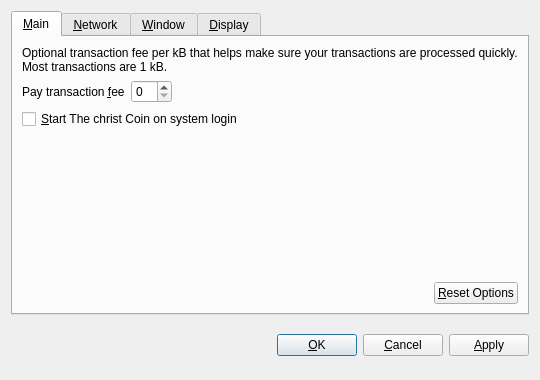
<?xml version="1.0" encoding="UTF-8"?>
<ui version="4.0">
 <class>OptionsDialog</class>
 <widget class="QDialog" name="OptionsDialog">
  <property name="geometry">
   <rect>
    <x>0</x>
    <y>0</y>
    <width>540</width>
    <height>380</height>
   </rect>
  </property>
  <property name="windowTitle">
   <string>Options</string>
  </property>
  <property name="modal">
   <bool>true</bool>
  </property>
  <layout class="QVBoxLayout" name="verticalLayout">
   <item>
    <widget class="QTabWidget" name="tabWidget">
     <property name="tabPosition">
      <enum>QTabWidget::North</enum>
     </property>
     <property name="currentIndex">
      <number>0</number>
     </property>
     <widget class="QWidget" name="tabMain">
      <attribute name="title">
       <string>&amp;Main</string>
      </attribute>
      <layout class="QVBoxLayout" name="verticalLayout_Main">
       <item>
        <widget class="QLabel" name="transactionFeeInfoLabel">
         <property name="text">
          <string>Optional transaction fee per kB that helps make sure your transactions are processed quickly. Most transactions are 1 kB.</string>
         </property>
         <property name="textFormat">
          <enum>Qt::PlainText</enum>
         </property>
         <property name="wordWrap">
          <bool>true</bool>
         </property>
        </widget>
       </item>
       <item>
        <layout class="QHBoxLayout" name="horizontalLayout_1_Main">
         <item>
          <widget class="QLabel" name="transactionFeeLabel">
           <property name="text">
            <string>Pay transaction &amp;fee</string>
           </property>
           <property name="textFormat">
            <enum>Qt::PlainText</enum>
           </property>
           <property name="buddy">
            <cstring>transactionFee</cstring>
           </property>
          </widget>
         </item>
         <item>
          <widget class="BitcoinAmountField" name="transactionFee"/>
         </item>
         <item>
          <spacer name="horizontalSpacer_1_Main">
           <property name="orientation">
            <enum>Qt::Horizontal</enum>
           </property>
           <property name="sizeHint" stdset="0">
            <size>
             <width>40</width>
             <height>20</height>
            </size>
           </property>
          </spacer>
         </item>
        </layout>
       </item>
       <item>
        <widget class="QCheckBox" name="bitcoinAtStartup">
         <property name="toolTip">
          <string>Automatically start The christ Coin after logging in to the system.</string>
         </property>
         <property name="text">
          <string>&amp;Start The christ Coin on system login</string>
         </property>
        </widget>
       </item>
       <item>
        <spacer name="verticalSpacer_Main">
         <property name="orientation">
          <enum>Qt::Vertical</enum>
         </property>
         <property name="sizeHint" stdset="0">
          <size>
           <width>20</width>
           <height>40</height>
          </size>
         </property>
        </spacer>
       </item>
       <item>
        <layout class="QHBoxLayout" name="horizontalLayout_2_Main">
         <item>
          <spacer name="horizontalSpacer_2_Main">
           <property name="orientation">
            <enum>Qt::Horizontal</enum>
           </property>
           <property name="sizeHint" stdset="0">
            <size>
             <width>40</width>
             <height>20</height>
            </size>
           </property>
          </spacer>
         </item>
         <item>
          <widget class="QPushButton" name="resetButton">
           <property name="toolTip">
            <string>Reset all client options to default.</string>
           </property>
           <property name="text">
            <string>&amp;Reset Options</string>
           </property>
           <property name="autoDefault">
            <bool>false</bool>
           </property>
          </widget>
         </item>
        </layout>
       </item>
      </layout>
     </widget>
     <widget class="QWidget" name="tabNetwork">
      <attribute name="title">
       <string>&amp;Network</string>
      </attribute>
      <layout class="QVBoxLayout" name="verticalLayout_Network">
       <item>
        <widget class="QCheckBox" name="mapPortUpnp">
         <property name="toolTip">
          <string>Automatically open the The christ Coin client port on the router. This only works when your router supports UPnP and it is enabled.</string>
         </property>
         <property name="text">
          <string>Map port using &amp;UPnP</string>
         </property>
        </widget>
       </item>
       <item>
        <widget class="QCheckBox" name="connectSocks">
         <property name="toolTip">
          <string>Connect to the The christ Coin network through a SOCKS proxy (e.g. when connecting through Tor).</string>
         </property>
         <property name="text">
          <string>&amp;Connect through SOCKS proxy:</string>
         </property>
        </widget>
       </item>
       <item>
        <layout class="QHBoxLayout" name="horizontalLayout_Network">
         <item>
          <widget class="QLabel" name="proxyIpLabel">
           <property name="text">
            <string>Proxy &amp;IP:</string>
           </property>
           <property name="textFormat">
            <enum>Qt::PlainText</enum>
           </property>
           <property name="buddy">
            <cstring>proxyIp</cstring>
           </property>
          </widget>
         </item>
         <item>
          <widget class="QValidatedLineEdit" name="proxyIp">
           <property name="maximumSize">
            <size>
             <width>140</width>
             <height>16777215</height>
            </size>
           </property>
           <property name="toolTip">
            <string>IP address of the proxy (e.g. 127.0.0.1)</string>
           </property>
          </widget>
         </item>
         <item>
          <widget class="QLabel" name="proxyPortLabel">
           <property name="text">
            <string>&amp;Port:</string>
           </property>
           <property name="textFormat">
            <enum>Qt::PlainText</enum>
           </property>
           <property name="buddy">
            <cstring>proxyPort</cstring>
           </property>
          </widget>
         </item>
         <item>
          <widget class="QLineEdit" name="proxyPort">
           <property name="maximumSize">
            <size>
             <width>55</width>
             <height>16777215</height>
            </size>
           </property>
           <property name="toolTip">
            <string>Port of the proxy (e.g. 9050)</string>
           </property>
          </widget>
         </item>
         <item>
          <widget class="QLabel" name="socksVersionLabel">
           <property name="text">
            <string>SOCKS &amp;Version:</string>
           </property>
           <property name="textFormat">
            <enum>Qt::PlainText</enum>
           </property>
           <property name="buddy">
            <cstring>socksVersion</cstring>
           </property>
          </widget>
         </item>
         <item>
          <widget class="QValueComboBox" name="socksVersion">
           <property name="toolTip">
            <string>SOCKS version of the proxy (e.g. 5)</string>
           </property>
          </widget>
         </item>
         <item>
          <spacer name="horizontalSpacer_Network">
           <property name="orientation">
            <enum>Qt::Horizontal</enum>
           </property>
           <property name="sizeHint" stdset="0">
            <size>
             <width>40</width>
             <height>20</height>
            </size>
           </property>
          </spacer>
         </item>
        </layout>
       </item>
       <item>
        <spacer name="verticalSpacer_Network">
         <property name="orientation">
          <enum>Qt::Vertical</enum>
         </property>
         <property name="sizeHint" stdset="0">
          <size>
           <width>20</width>
           <height>40</height>
          </size>
         </property>
        </spacer>
       </item>
      </layout>
     </widget>
     <widget class="QWidget" name="tabWindow">
      <attribute name="title">
       <string>&amp;Window</string>
      </attribute>
      <layout class="QVBoxLayout" name="verticalLayout_Window">
       <item>
        <widget class="QCheckBox" name="minimizeToTray">
         <property name="toolTip">
          <string>Show only a tray icon after minimizing the window.</string>
         </property>
         <property name="text">
          <string>&amp;Minimize to the tray instead of the taskbar</string>
         </property>
        </widget>
       </item>
       <item>
        <widget class="QCheckBox" name="minimizeOnClose">
         <property name="toolTip">
          <string>Minimize instead of exit the application when the window is closed. When this option is enabled, the application will be closed only after selecting Quit in the menu.</string>
         </property>
         <property name="text">
          <string>M&amp;inimize on close</string>
         </property>
        </widget>
       </item>
       <item>
        <spacer name="verticalSpacer_Window">
         <property name="orientation">
          <enum>Qt::Vertical</enum>
         </property>
         <property name="sizeHint" stdset="0">
          <size>
           <width>20</width>
           <height>40</height>
          </size>
         </property>
        </spacer>
       </item>
      </layout>
     </widget>
     <widget class="QWidget" name="tabDisplay">
      <attribute name="title">
       <string>&amp;Display</string>
      </attribute>
      <layout class="QVBoxLayout" name="verticalLayout_Display">
       <item>
        <layout class="QHBoxLayout" name="horizontalLayout_1_Display">
         <item>
          <widget class="QLabel" name="langLabel">
           <property name="text">
            <string>User Interface &amp;language:</string>
           </property>
           <property name="textFormat">
            <enum>Qt::PlainText</enum>
           </property>
           <property name="buddy">
            <cstring>lang</cstring>
           </property>
          </widget>
         </item>
         <item>
          <widget class="QValueComboBox" name="lang">
           <property name="toolTip">
            <string>The user interface language can be set here. This setting will take effect after restarting The christ Coin.</string>
           </property>
          </widget>
         </item>
        </layout>
       </item>
       <item>
        <layout class="QHBoxLayout" name="horizontalLayout_2_Display">
         <item>
          <widget class="QLabel" name="unitLabel">
           <property name="text">
            <string>&amp;Unit to show amounts in:</string>
           </property>
           <property name="textFormat">
            <enum>Qt::PlainText</enum>
           </property>
           <property name="buddy">
            <cstring>unit</cstring>
           </property>
          </widget>
         </item>
         <item>
          <widget class="QValueComboBox" name="unit">
           <property name="toolTip">
            <string>Choose the default subdivision unit to show in the interface and when sending coins.</string>
           </property>
          </widget>
         </item>
        </layout>
       </item>
       <item>
        <widget class="QCheckBox" name="displayAddresses">
         <property name="toolTip">
          <string>Whether to show The christ Coin addresses in the transaction list or not.</string>
         </property>
         <property name="text">
          <string>&amp;Display addresses in transaction list</string>
         </property>
        </widget>
       </item>
       <item>
        <widget class="QCheckBox" name="coinControlFeatures">
         <property name="toolTip">
          <string>Whether to show coin control features or not.</string>
         </property>
         <property name="text">
          <string>Display coin &amp;control features (experts only!)</string>
         </property>
        </widget>
       </item>
       <item>
        <spacer name="verticalSpacer_Display">
         <property name="orientation">
          <enum>Qt::Vertical</enum>
         </property>
         <property name="sizeHint" stdset="0">
          <size>
           <width>20</width>
           <height>40</height>
          </size>
         </property>
        </spacer>
       </item>
      </layout>
     </widget>
    </widget>
   </item>
   <item>
    <layout class="QHBoxLayout" name="horizontalLayout_Buttons">
     <item>
      <spacer name="horizontalSpacer_1">
       <property name="orientation">
        <enum>Qt::Horizontal</enum>
       </property>
       <property name="sizeHint" stdset="0">
        <size>
         <width>40</width>
         <height>48</height>
        </size>
       </property>
      </spacer>
     </item>
     <item>
      <widget class="QLabel" name="statusLabel">
       <property name="font">
        <font>
         <weight>75</weight>
         <bold>true</bold>
        </font>
       </property>
       <property name="text">
        <string/>
       </property>
       <property name="textFormat">
        <enum>Qt::PlainText</enum>
       </property>
       <property name="wordWrap">
        <bool>true</bool>
       </property>
      </widget>
     </item>
     <item>
      <spacer name="horizontalSpacer_2">
       <property name="orientation">
        <enum>Qt::Horizontal</enum>
       </property>
       <property name="sizeHint" stdset="0">
        <size>
         <width>40</width>
         <height>48</height>
        </size>
       </property>
      </spacer>
     </item>
     <item>
      <widget class="QPushButton" name="okButton">
       <property name="text">
        <string>&amp;OK</string>
       </property>
      </widget>
     </item>
     <item>
      <widget class="QPushButton" name="cancelButton">
       <property name="text">
        <string>&amp;Cancel</string>
       </property>
       <property name="autoDefault">
        <bool>false</bool>
       </property>
      </widget>
     </item>
     <item>
      <widget class="QPushButton" name="applyButton">
       <property name="text">
        <string>&amp;Apply</string>
       </property>
       <property name="autoDefault">
        <bool>false</bool>
       </property>
      </widget>
     </item>
    </layout>
   </item>
  </layout>
 </widget>
 <customwidgets>
  <customwidget>
   <class>BitcoinAmountField</class>
   <extends>QSpinBox</extends>
   <header>bitcoinamountfield.h</header>
  </customwidget>
  <customwidget>
   <class>QValueComboBox</class>
   <extends>QComboBox</extends>
   <header>qvaluecombobox.h</header>
  </customwidget>
  <customwidget>
   <class>QValidatedLineEdit</class>
   <extends>QLineEdit</extends>
   <header>qvalidatedlineedit.h</header>
  </customwidget>
 </customwidgets>
 <resources/>
 <connections/>
</ui>
